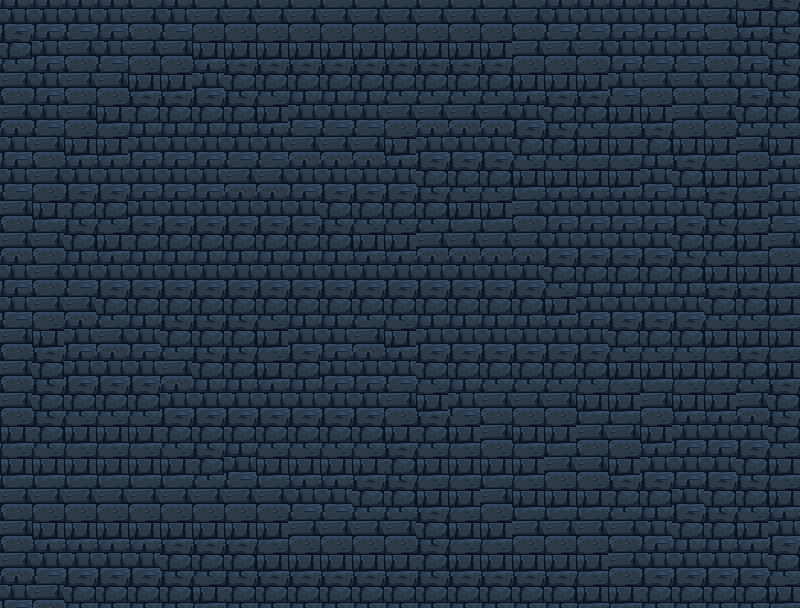

Rendered tile map (Tiled .tmx) drawn with the repository's tilesets; below, a short description and the map source with its tile grids summarised:
An orthogonal 25x19 tile map with 32x32 px tiles, 3 tile layers (Tiles, Bricks, Torch), 9 tilesets and 178 objects (152x Wall, 12x Spike, 5x Torch, 3x Coin, 2x Door, ...).

<map version="1.10" tiledversion="1.11.1" orientation="orthogonal" renderorder="left-up" width="25" height="19" tilewidth="32" tileheight="32" infinite="0" nextlayerid="7" nextobjectid="419">
 <tileset firstgid="1" source="../tsx/bg.tsx" />
 <tileset firstgid="2" source="../tsx/brick_1.tsx" />
 <tileset firstgid="3" source="../tsx/spike.tsx" />
 <tileset firstgid="4" source="../tsx/brick_3.tsx" />
 <tileset firstgid="5" source="../tsx/door.tsx" />
 <tileset firstgid="6" source="../tsx/brick_4.tsx" />
 <tileset firstgid="7" source="../tsx/door1.tsx" />
 <tileset firstgid="9" source="../tsx/brick_5.tsx" />
 <tileset firstgid="13" source="../tsx/torch.tsx" />
 <layer id="3" name="Tiles" width="25" height="19">
  <data>[475 cells, 475 non-empty, 8 distinct tile ids]</data>
 </layer>
 <layer id="4" name="Bricks" width="25" height="19">
  <data>[475 cells, 475 non-empty, 4 distinct tile ids]</data>
 </layer>
 <layer id="6" name="Torch" width="25" height="19">
  <data>[475 cells, 4 non-empty, 1 distinct tile ids]</data>
 </layer>
 <objectgroup id="5" name="Object">
  <object id="83" name="LevelEnd" x="800" y="480">
   <polygon points="0,0 0,96 32,96 32,0" />
  </object>
  <object id="97" name="Coin" x="704" y="96" width="32" height="32">
   <ellipse />
  </object>
  <object id="99" name="Coin" x="32" y="352" width="32" height="32">
   <ellipse />
  </object>
  <object id="100" name="Coin" x="384" y="288" width="32" height="32">
   <ellipse />
  </object>
  <object id="102" name="Wall" x="0" y="576" width="32" height="32" />
  <object id="103" name="Wall" x="32" y="576" width="32" height="32" />
  <object id="105" name="Wall" x="0" y="512" width="32" height="32" />
  <object id="107" name="Wall" x="0" y="480" width="32" height="32" />
  <object id="109" name="Wall" x="96" y="576" width="32" height="32" />
  <object id="110" name="Wall" x="64" y="576" width="32" height="32" />
  <object id="115" name="Wall" x="0" y="544" width="32" height="32" />
  <object id="116" name="Wall" x="0" y="416" width="32" height="32" />
  <object id="119" name="Wall" x="0" y="448" width="32" height="32" />
  <object id="135" name="Wall" x="192" y="576" width="32" height="32" />
  <object id="136" name="Wall" x="160" y="576" width="32" height="32" />
  <object id="137" name="Wall" x="128" y="576" width="32" height="32" />
  <object id="138" name="Wall" x="0" y="384" width="32" height="32" />
  <object id="140" name="Wall" x="0" y="352" width="32" height="32" />
  <object id="141" name="Wall" x="0" y="320" width="32" height="32" />
  <object id="142" name="Wall" x="0" y="288" width="32" height="32" />
  <object id="143" name="Wall" x="0" y="256" width="32" height="32" />
  <object id="144" name="Wall" x="0" y="224" width="32" height="32" />
  <object id="145" name="Wall" x="0" y="192" width="32" height="32" />
  <object id="146" name="Wall" x="0" y="160" width="32" height="32" />
  <object id="147" name="Wall" x="0" y="64" width="32" height="32" />
  <object id="153" name="Wall" x="0" y="128" width="32" height="32" />
  <object id="155" name="Wall" x="0" y="96" width="32" height="32" />
  <object id="156" name="Wall" x="0" y="32" width="32" height="32" />
  <object id="167" name="Wall" x="0" y="0" width="32" height="32" />
  <object id="168" name="Wall" x="32" y="0" width="32" height="32" />
  <object id="169" name="Wall" x="64" y="0" width="32" height="32" />
  <object id="170" name="Wall" x="96" y="0" width="32" height="32" />
  <object id="171" name="Wall" x="128" y="0" width="32" height="32" />
  <object id="172" name="Wall" x="160" y="0" width="32" height="32" />
  <object id="173" name="Wall" x="192" y="0" width="32" height="32" />
  <object id="174" name="Wall" x="224" y="0" width="32" height="32" />
  <object id="175" name="Wall" x="256" y="0" width="32" height="32" />
  <object id="176" name="Wall" x="288" y="0" width="32" height="32" />
  <object id="177" name="Wall" x="320" y="0" width="32" height="32" />
  <object id="178" name="Wall" x="352" y="0" width="32" height="32" />
  <object id="179" name="Wall" x="384" y="0" width="32" height="32" />
  <object id="180" name="Wall" x="416" y="0" width="32" height="32" />
  <object id="181" name="Wall" x="448" y="0" width="32" height="32" />
  <object id="182" name="Wall" x="480" y="0" width="32" height="32" />
  <object id="183" name="Wall" x="512" y="0" width="32" height="32" />
  <object id="184" name="Wall" x="544" y="0" width="32" height="32" />
  <object id="185" name="Wall" x="576" y="0" width="32" height="32" />
  <object id="186" name="Wall" x="608" y="0" width="32" height="32" />
  <object id="187" name="Wall" x="640" y="0" width="32" height="32" />
  <object id="188" name="Wall" x="672" y="0" width="32" height="32" />
  <object id="189" name="Wall" x="704" y="0" width="32" height="32" />
  <object id="190" name="Wall" x="736" y="0" width="32" height="32" />
  <object id="191" name="Wall" x="768" y="0" width="32" height="32" />
  <object id="192" name="Wall" x="768" y="32" width="32" height="32" />
  <object id="193" name="Wall" x="768" y="64" width="32" height="32" />
  <object id="194" name="Wall" x="768" y="96" width="32" height="32" />
  <object id="195" name="Wall" x="768" y="128" width="32" height="32" />
  <object id="196" name="Wall" x="768" y="160" width="32" height="32" />
  <object id="197" name="Wall" x="768" y="192" width="32" height="32" />
  <object id="198" name="Wall" x="768" y="224" width="32" height="32" />
  <object id="199" name="Wall" x="768" y="256" width="32" height="32" />
  <object id="200" name="Wall" x="768" y="288" width="32" height="32" />
  <object id="201" name="Wall" x="768" y="320" width="32" height="32" />
  <object id="202" name="Wall" x="768" y="352" width="32" height="32" />
  <object id="203" name="Wall" x="768" y="512" width="32" height="32" />
  <object id="204" name="Wall" x="768" y="544" width="32" height="32" />
  <object id="205" name="Wall" x="768" y="448" width="32" height="32" />
  <object id="206" name="Wall" x="768" y="576" width="32" height="32" />
  <object id="207" name="Wall" x="736" y="576" width="32" height="32" />
  <object id="208" name="Wall" x="704" y="576" width="32" height="32" />
  <object id="209" name="Wall" x="672" y="576" width="32" height="32" />
  <object id="210" name="Wall" x="640" y="576" width="32" height="32" />
  <object id="262" name="Wall" x="768" y="480" width="32" height="32" />
  <object id="268" name="Door" x="768" y="384" width="32" height="64" />
  <object id="269" name="Player" x="64" y="224" width="32" height="32" />
  <object id="275" x="980" y="156" width="1" />
  <object id="278" x="927" y="351" width="4" height="2" />
  <object id="281" name="Door" x="0" y="192" width="32" height="64" />
  <object id="292" name="Wall" x="608" y="576" width="32" height="32" />
  <object id="303" name="Wall" x="32" y="256" width="32" height="32" />
  <object id="304" name="Wall" x="64" y="256" width="32" height="32" />
  <object id="305" name="Wall" x="96" y="256" width="32" height="32" />
  <object id="306" name="Wall" x="128" y="256" width="32" height="32" />
  <object id="307" name="Wall" x="128" y="384" width="32" height="32" />
  <object id="308" name="Wall" x="128" y="288" width="32" height="32" />
  <object id="309" name="Wall" x="128" y="320" width="32" height="32" />
  <object id="310" name="Wall" x="128" y="352" width="32" height="32" />
  <object id="311" name="Wall" x="32" y="512" width="32" height="32" />
  <object id="312" name="Wall" x="64" y="512" width="32" height="32" />
  <object id="313" name="Wall" x="96" y="512" width="32" height="32" />
  <object id="316" name="Wall" x="32" y="384" width="32" height="32" />
  <object id="317" name="Wall" x="288" y="544" width="32" height="32" />
  <object id="318" name="Wall" x="320" y="512" width="32" height="32" />
  <object id="319" name="Wall" x="416" y="512" width="32" height="32" />
  </objectgroup>
</map>
<!-- 84 of 178 objects omitted -->
